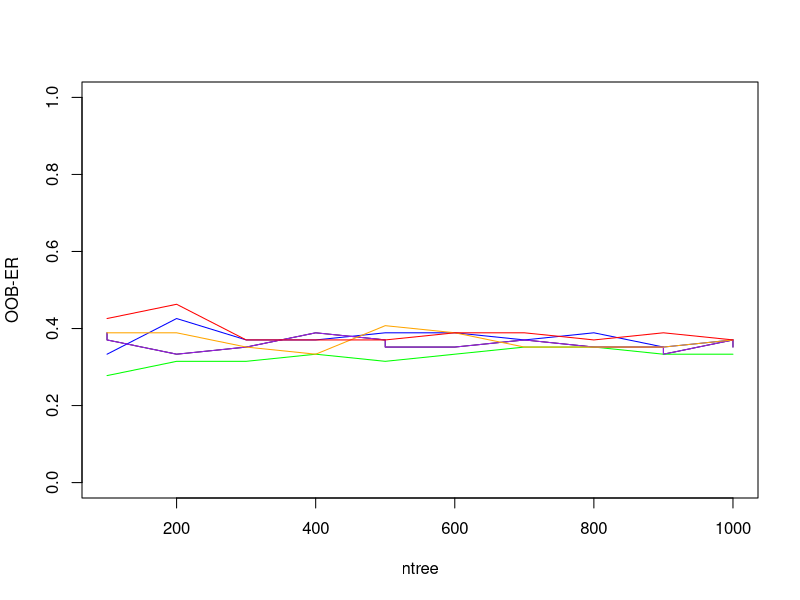
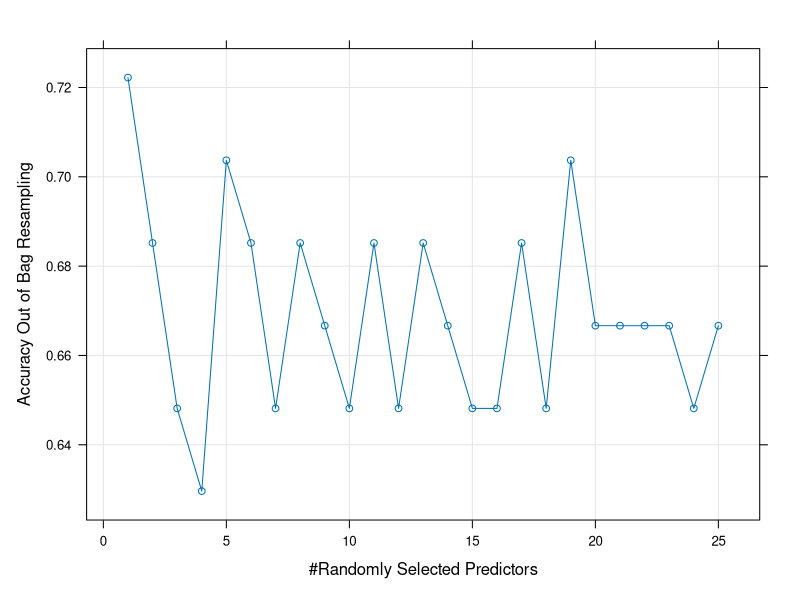
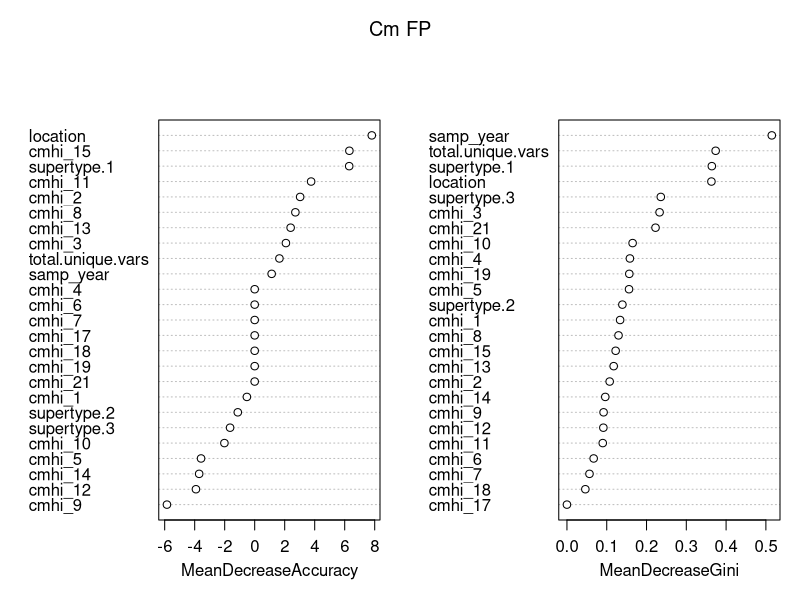
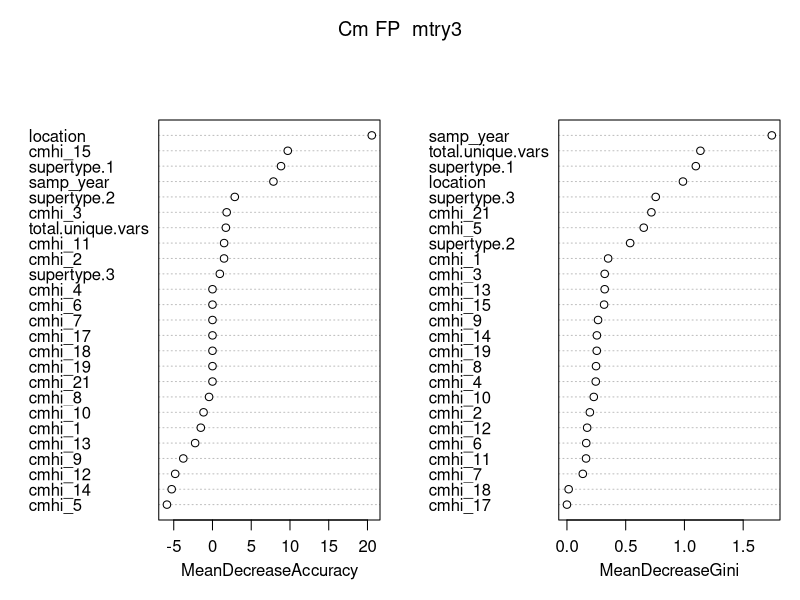

R code for these plots, in order: (Note: this script raises an error after producing the figures.)
## Classification random forest for FP occurence in C. mydas

library(randomForest)
library(caret)
library(dplyr)
library(here)

# read in data

data_full <- read.csv("ALLMHCsamp-allvars.csv") #csv file with sample id, FP status, columns for each allele where the value is binary occurance, plus whatever other variables of interest
data_full<-na.omit(data_full)#wierd import issue created nas
data_full<-data_full[!(data_full$FP.status.binary=="u"),] #drop unknown FP individuals
#data_full<-data_full[!(data_full$location=="FFS"),] #can drop FFS location but don't recommend- very little predictive power without it

# variables: sample ID, location, spp, year, FP, paps_regressed, season, allele count, all alleles, supertypes A, B, C, and SCL ("Carap_L_sl" from database download)

# Convert location, FP, and all alleles, all supertypes to factors
data_full[,] <- lapply(data_full, factor) # location and species
data_full$sample<-lapply(data_full$sample, as.character)
#drop variables that only have one level (necessary to fit model)
lapply(data_full[,2:29], unique)
#drop alleles 23,22,20,16 since they are the same level across samples:
data_full<-data_full[,-which(names(data_full) %in% c("cmhi_16","cmhi_20","cmhi_22","cmhi_23"))]
#leaves 32 individuals, 27 variables

# Convert allele count to numeric
data_full$total.unique.vars<- as.numeric(data_full$total.unique.vars)

sapply(data_full, class)
sapply(data_full, levels)

data<-data_full[,c(1,23,4:22,24:27,2:3)] #order to have sample name, then fp status, then other variables


# Check for imbalance in response variable (FP)
length(which(data$FP.status.binary==0)) #39Cm without FP
length(which(data$FP==1)) #15 Cm with FP, for ~27.7% FP. This is unbalanced enough that we need to account for it by over-sampling the under-represented class (FP positive) and under-sampling the over-represented class (FP negative). Set the sampsize parameter to 2/3 of the under-represented class, and use that sample size in conjunction with the strata option when building the random trees and when training.

# there are 15 FP positive individuals; 15*(2/3) = 9.9 = 10 individuals, so we'll sample 10 FP positive individuals and 10 FP negative individuals for the training data set so that the resutling tree forest is not biased.
#when excluding the FFS individuals, this becomes 17 vs 15 so we can change the sample size and we'll just do 15 v 15
sample_size <- c(15,15) # will use subsequently with strata.

# Random Forest analysis

# Optimize mtry parameter. Default for RF classification is sqrt(p) where p is the number of variables in the dataframe.
# let's also run mtry values of sqrt(p), 2*sqrt(p), 0.1(p), 0.2(p), p/3, in addition to p, where p is the number of variables.
# Run each mtry at ntree= 100 to 1000 (by increments of 100), looking for plateau where the out of bag error rate (OOB-ER) is minimized while also maximizing the RF algorithm. The mtry value that minimizes the OOB-ER will be chosen for subsequent analyses.

# We are using 25 variables to explain FP occurence (this excludes the first column, which is sample ID, and FP occurence which is the response)

results_optimization <- matrix(data=NA , nrow = 0, ncol = 3) # create matrix that the following loop will dump info into
for (i in seq(from = 100, to = 1000 , by = 100)){  # values of ntree
  print(i)
  for (j in c(5, 10, 2.5, 5, 8.3, 25)){    #values of mtry based on 30 total predictors
    rf_ij <- randomForest(x = data[,3:27], y = as.factor(data$FP.status.binary), importance=TRUE ,proximity=TRUE, ntree=i, mtry=j, strata=as.factor(data$FP.status.binary), sampsize=sample_size)
    results_optimization <- rbind(results_optimization, c(i,j,tail(rf_ij$err.rate,1)[1]))
  }
}

# Clean up the file format
results_optimization<-as.data.frame(results_optimization)
colnames(results_optimization)<-c("ntree", "mtry","OOB_ER")

# Now plot results to see if there's a plateau
plot(results_optimization$ntree[results_optimization$mtry == 5],results_optimization$OOB_ER[results_optimization$mtry == 5], type="l", col="black", xlab="ntree",ylab="OOB-ER",ylim=c(0,1))
lines(results_optimization$ntree[results_optimization$mtry == 10],results_optimization$OOB_ER[results_optimization$mtry == 10], col="blue")
lines(results_optimization$ntree[results_optimization$mtry == 2.5],results_optimization$OOB_ER[results_optimization$mtry == 2.5], col="green")
lines(results_optimization$ntree[results_optimization$mtry == 5],results_optimization$OOB_ER[results_optimization$mtry == 5], col="purple")
lines(results_optimization$ntree[results_optimization$mtry == 8.3],results_optimization$OOB_ER[results_optimization$mtry == 8.3], col="orange")
lines(results_optimization$ntree[results_optimization$mtry == 25],results_optimization$OOB_ER[results_optimization$mtry == 25], col="red")

# all mtry parameters seem to behave similarly , but red line is best (value of 25) at minimizing error rate and is overall flattest
#when excluding FFS data, all the lines perform very similarly


# Create model with default paramters as a baseline with grid search, method = "oob"
control <- trainControl(method="oob", number=10, search = "grid")
seed <- 7
metric <- "Accuracy"
set.seed(seed)
mtry <- sqrt(25) # square root of total number of variables; this is the default mtry
tunegrid <- expand.grid(.mtry=mtry)
rf_default <- train(FP.status.binary ~ ., data=data[,2:27], method="rf", metric=metric, tuneGrid=tunegrid, trControl=control)
print(rf_default) # mtry = 5.099 at 83.3% accuracy.
#without FFS samples, mtry=5.099 and accuracy was 71.875% accuracy
#without sex as variable, mtry=5 and accuracy is 66.6%

# now let's fine tune
## Grid search, where method = "oob"
control <- trainControl(method="oob", number=10, search="grid")
set.seed(seed)
tunegrid <- expand.grid(.mtry=c(1:25)) # doing full 26 mtry
rf_gridsearch <- train(FP.status.binary~., data=data[,2:27], method="rf", metric=metric, tuneGrid=tunegrid, trControl=control)
print(rf_gridsearch)
plot(rf_gridsearch) # most accurate: mtry 3 at 87.0.0%
#when excluding the FFS samples, this was all over the place and mtry was 14 and only had 78% accuracy
#without using sex as variable, mtry=1 and accuracy is 72%


# Now begin the full Random Forest analyses: going to use mtry = 5 (default), and mtry = 4 which was given from grid search tuning.

# run a large number of trees with the above mtry values, in order to know what value of ntree achieves convergence of importance values between forests.
# As a starting point, grow 10,000 trees and increase if necessary.

# forests with default mtry:

rf_default_a <- randomForest(x = data[,3:27], y = as.factor(data$FP.status.binary), importance=TRUE ,proximity=TRUE, ntree=10000, strata=as.factor(data$FP.status.binary), sampsize=sample_size)
#save(rf_default_a,file="rf_default_a.Rdata")

rf_default_b <- randomForest(x = data[,3:27], y = as.factor(data$FP.status.binary), importance=TRUE ,proximity=TRUE, ntree=10000, strata=as.factor(data$FP.status.binary), sampsize=sample_size)
#save(rf_default_b,file="rf_default_b.Rdata")

#Check correlation of predictor importance values between forests 
importance_rf_default_a <- data.frame(importance(rf_default_a,type=1)) #type=1 is mean decrease in accuracy for classification, so a large, positive value means that permuting the variable led to a big decrease in prediction accuracy (which is indicative of an important predictor)
colnames(importance_rf_default_a)<-c("importance")

importance_rf_default_b <- data.frame(importance(rf_default_b,type=1))
colnames(importance_rf_default_b)<-c("importance")

cor(importance_rf_default_a,importance_rf_default_b) # A correlation of 0.9960438 for predictor importance values between forests when mtry = 5.099 and ntree = 10,000

# forest with mtry = 4, which was the best mtry value above

rf_4_a <- randomForest(x = data[,2:27], y = as.factor(data$FP.status.binary), importance=TRUE ,proximity=TRUE, mtry=4, ntree=10000, strata=as.factor(data$FP.status.binary), sampsize=sample_size)
#save(rf_17_a,file="rf_17_a.Rdata")

rf_4_b <- randomForest(x = data[,2:27], y = as.factor(data$FP.status.binary), importance=TRUE ,proximity=TRUE, mtry=4, ntree=10000, strata=as.factor(data$FP.status.binary), sampsize=sample_size)
#save(rf_17_b,file="rf_17_b.Rdata")

#Check correlation of locus importance values between forests 
importance_rf_4_a <- data.frame(importance(rf_4_a,type=1)) #type=1 is mean decrease in accuracy for classification, so a large, positive value means that permuting the variable led to a big decrease in prediction accuracy (which is indicative of an important locus)
colnames(importance_rf_4_a)<-c("importance")

importance_rf_4_b <- data.frame(importance(rf_4_b,type=1))
colnames(importance_rf_4_b)<-c("importance")

cor(importance_rf_4_a,importance_rf_4_b) # A correlation of 0.9952817 for predictor importance values between forests when mtry = 4 and ntree = 10,000

# Build final model with mtry = 5.099, ntree = 10,000, as mtry = 5.099 had very slightly higher importance value correlation

# Separate into training and test data (70% and 30%, respectively)
set.seed(3)
train = sample(1:nrow(data), 0.7*nrow(data))
data.test = data[train,]
data.train = data[-train,]

# Create random forest model using training data set
# Make sure to exclude the sample ID column (data.train[,-1])
set.seed(3)
data.model = randomForest(FP.status.binary ~ .,
                          data = data.train[,-1],
                          importance=TRUE,
                          proximity=TRUE,
                          mtry=1, # based on tuning done above
                          ntree=10000, # based on tuning for ntree above
                          strata=as.factor(data$FP.status.binary), sampsize=sample_size) # take into account imbalance in FP postiives vs FP negatives
data.model # OOB-ER = 47.06%
#when running wihtout FFS data the OOB-ER = 10%, mtry of 4, 5
#when running without sex data the OOB-ER =29.41%

# Use the model built above to make predictions on the test data
data.predict = predict(data.model,newdata = data.test[,-1])

# Build a confusion matrix and calculate accuracy of predicted model
table(Prediction = data.predict,Truth = data.test$FP.status.binary)
sum(diag(table(Prediction = data.predict,Truth = data.test$FP.status.binary))) / sum(table(Prediction = data.predict,Truth = data.test$FP.status.binary)) # Accuracy of model with all variables: #81.08%, this becomes 31.8% without FFS data

# Importance Sampling
importance(data.model)
varImpPlot(data.model, main = "Cm FP")

#mean decrease accuracy- higher values indicate importance of that variable in predicting outcome (FP status in this case)
#similar for mean decrease Gini
#based on mean decrease accuracy, location, sample year, sex, then cmhi_15 and supertype 1 were most important
#based on mean decreaseGini samp year, unique vars, supertype1, sex, location were most important

# Let's also build a model based on the mtry=3, since it also did decently in the tuning.

# Separate into training and test data (70% and 30%, respectively)
set.seed(3)
train = sample(1:nrow(data), 0.7*nrow(data))
data.test = data[train,]
data.train = data[-train,]

# Create random forest model using training data set
# Make sure to exclude the sample ID column (data.train[,-1])
set.seed(3)
data.model_3 <- randomForest(FP.status.binary ~ .,
                              data = data.train[,-1],
                              importance=TRUE,
                              proximity=TRUE,
                              ntree=10000, # based on tuning for ntree above
                              strata=as.factor(data$FP.status.binary), sampsize=sample_size) # take into account imbalance in FP postiives vs FP negatives
data.model_3 # OOB-ER = 41.18%

# Use the model built above to make predictions on the test data
data.predict_3 = predict(data.model_3, newdata = data.test[,-1])

# Build a confusion matrix and calculate accuracy of predicted model
table(Prediction = data.predict_3, Truth = data.test$FP.status.binary)
sum(diag(table(Prediction = data.predict_3,Truth = data.test$FP.status.binary))) / sum(table(Prediction = data.predict_3,Truth = data.test$FP.status.binary)) # Accuracy of model with all variables: #81.08%
# accuracy and OOB-ER are comparable

# Importance Sampling
importance(data.model_3)
varImpPlot(data.model_3, main = "Cm FP  mtry3")


#wondering if data is skewed because of FFS data being included? try without. Overall the result of this was lower OOB error at 10% but much lower accuracy at only ~30%. the allele count was the only important thing, but it only had a mean decreaseacc of 1.0

###############################################################################
#try iterative model as described in Han et al 2016 conference paper
data<-data_full %>% select(sample, FP.status.binary, location, cmhi_15, supertype.1, cmhi_11, cmhi_2, cmhi_8, cmhi_13, cmhi_3, total.unique.vars, samp_year)
data<-data_full %>% select(sample, FP.status.binary, location, cmhi_15, cmhi_2, cmhi_8,  samp_year)


# let's also run mtry values of sqrt(p), 2*sqrt(p), 0.1(p), 0.2(p), p/3, in addition to p, where p is the number of variables.

results_optimization <- matrix(data=NA , nrow = 0, ncol = 3) # create matrix that the following loop will dump info into
for (i in seq(from = 100, to = 1000 , by = 100)){  # values of ntree
  print(i)
  for (j in c(2.2, 4.4, 0.5, 1, 1.66, 5)){    #values of mtry based on 30 total predictors
    rf_ij <- randomForest(x = data[,3:7], y = as.factor(data$FP.status.binary), importance=TRUE ,proximity=TRUE, ntree=i, mtry=j, strata=as.factor(data$FP.status.binary), sampsize=sample_size)
    results_optimization <- rbind(results_optimization, c(i,j,tail(rf_ij$err.rate,1)[1]))
  }
}

# Clean up the file format
results_optimization<-as.data.frame(results_optimization)
colnames(results_optimization)<-c("ntree", "mtry","OOB_ER")

# Now plot results to see if there's a plateau
plot(results_optimization$ntree[results_optimization$mtry == 3.1],results_optimization$OOB_ER[results_optimization$mtry == 3.1], type="l", col="black", xlab="ntree",ylab="OOB-ER",ylim=c(0,1))
lines(results_optimization$ntree[results_optimization$mtry == 6.3],results_optimization$OOB_ER[results_optimization$mtry == 6.3], col="blue")
lines(results_optimization$ntree[results_optimization$mtry == 1],results_optimization$OOB_ER[results_optimization$mtry == 1], col="green")
lines(results_optimization$ntree[results_optimization$mtry == 2],results_optimization$OOB_ER[results_optimization$mtry == 2], col="purple")
lines(results_optimization$ntree[results_optimization$mtry == 3.3],results_optimization$OOB_ER[results_optimization$mtry == 3.3], col="orange")
lines(results_optimization$ntree[results_optimization$mtry == 10],results_optimization$OOB_ER[results_optimization$mtry == 10], col="red")

# all mtry parameters seem to behave similarly , but red line is best (value of 25) at minimizing error rate and is overall flattest
#when excluding FFS data, all the lines perform very similarly


# Create model with default paramters as a baseline with grid search, method = "oob"
control <- trainControl(method="oob", number=10, search = "grid")
seed <- 7
metric <- "Accuracy"
set.seed(seed)
mtry <- sqrt(5) # square root of total number of variables; this is the default mtry
tunegrid <- expand.grid(.mtry=mtry)
rf_default <- train(FP.status.binary ~ ., data=data[,2:7], method="rf", metric=metric, tuneGrid=tunegrid, trControl=control)
print(rf_default) # mtry = 5.099 at 83.3% accuracy.

# now let's fine tune
## Grid search, where method = "oob"
control <- trainControl(method="oob", number=10, search="grid")
set.seed(seed)
tunegrid <- expand.grid(.mtry=c(1:5)) # doing full  mtry
rf_gridsearch <- train(FP.status.binary~., data=data[,2:7], method="rf", metric=metric, tuneGrid=tunegrid, trControl=control)
print(rf_gridsearch)
plot(rf_gridsearch) # most accurate: mtry 3 at 87.0.0%

# Separate into training and test data (70% and 30%, respectively)
set.seed(3)
train = sample(1:nrow(data), 0.7*nrow(data))
data.test = data[train,]
data.train = data[-train,]

# Create random forest model using training data set
# Make sure to exclude the sample ID column (data.train[,-1])
set.seed(3)
data.model = randomForest(FP.status.binary ~ .,
                          data = data.train[,-1],
                          importance=TRUE,
                          proximity=TRUE,
                          mtry=1, # based on tuning done above
                          ntree=10000, # based on tuning for ntree above
                          strata=as.factor(data$FP.status.binary), sampsize=sample_size) # take into account imbalance in FP postiives vs FP negatives
data.model # OOB-ER = 47.06%
#when running wihtout FFS data the OOB-ER = 10%, mtry of 4, 5
#when running without sex data the OOB-ER =29.41%

# Use the model built above to make predictions on the test data
data.predict = predict(data.model,newdata = data.test[,-1])

# Build a confusion matrix and calculate accuracy of predicted model
table(Prediction = data.predict,Truth = data.test$FP.status.binary)
sum(diag(table(Prediction = data.predict,Truth = data.test$FP.status.binary))) / sum(table(Prediction = data.predict,Truth = data.test$FP.status.binary)) # Accuracy of model with all variables: #81.08%, this becomes 31.8% without FFS data

# Importance Sampling
importance(data.model)
varImpPlot(data.model, main = "Cm FP") #when using the variables above, the top 5 are cmhi_15, location, cmhi_8, cmhi_2, samp_year

